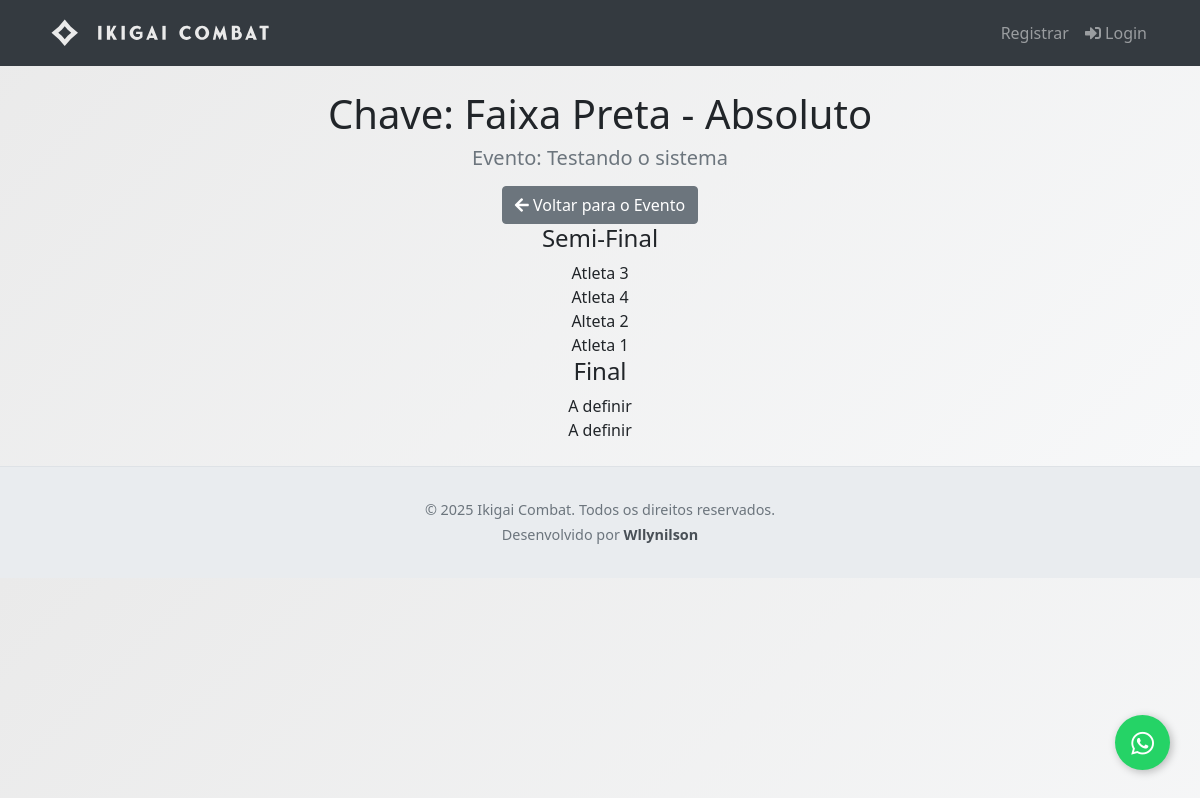
Page /evento/2/categoria/2/chave on the committed database.
### app/models.py (models this page shows, shortened)
class Evento(db.Model):
    __tablename__ = 'eventos'
    id = db.Column(db.Integer, primary_key=True)
    nome_evento = db.Column(db.String(200), nullable=False)
    data_hora_evento = db.Column(db.DateTime, nullable=False)
    palestrante = db.Column(db.String(100))
    imagem_palestrante = db.Column(db.String(300))
    descricao = db.Column(db.Text)
    local_evento = db.Column(db.String(200))
    preco = db.Column(db.Float, default=0.0)
    numero_vagas = db.Column(db.Integer, nullable=False)
    pix_copia_e_cola = db.Column(db.Text)
    categorias = db.relationship('Categoria', backref='evento', lazy='dynamic', cascade="all, delete-orphan")

class Luta(db.Model):
    __tablename__ = 'lutas'
    id = db.Column(db.Integer, primary_key=True)
    round = db.Column(db.Integer, nullable=False)
    ordem_na_chave = db.Column(db.Integer, nullable=False)
    categoria_id = db.Column(db.Integer, db.ForeignKey('categorias.id'), nullable=False)
    competidor1_id = db.Column(db.Integer, db.ForeignKey('participantes.id'), nullable=True)
    competidor2_id = db.Column(db.Integer, db.ForeignKey('participantes.id'), nullable=True)
    vencedor_id = db.Column(db.Integer, db.ForeignKey('participantes.id'), nullable=True)
    competidor1 = db.relationship('Participante', foreign_keys=[competidor1_id])
    competidor2 = db.relationship('Participante', foreign_keys=[competidor2_id])
    vencedor = db.relationship('Participante', foreign_keys=[vencedor_id])

class Participante(db.Model):
    __tablename__ = 'participantes'
    id = db.Column(db.Integer, primary_key=True)
    nome_completo = db.Column(db.String(150), nullable=False)
    data_nascimento = db.Column(db.Date, nullable=True)
    cpf = db.Column(db.String(14), unique=True, nullable=False)
    telefone = db.Column(db.String(20))
    graduacao = db.Column(db.String(50))
    peso = db.Column(db.Float)
    user_id = db.Column(db.Integer, db.ForeignKey('users.id'), nullable=True, unique=True)
    equipe_id = db.Column(db.Integer, db.ForeignKey('equipes.id'), nullable=False)
    inscricoes = db.relationship('Inscricao', backref='participante', lazy='dynamic')

### app/routes.py (the view, shortened to what this page needs)
@public_bp.route('/evento/<int:evento_id>/categoria/<int:categoria_id>/chave')
def visualizar_chave_publica(evento_id, categoria_id):
    categoria = Categoria.query.filter_by(id=categoria_id, evento_id=evento_id).first_or_404()
    lutas = Luta.query.filter_by(categoria_id=categoria_id).order_by(Luta.round, Luta.ordem_na_chave).all()
    if not lutas:
        flash('A chave para esta categoria ainda não está disponível.', 'info')
        return redirect(url_for('public.detalhe_evento', evento_id=evento_id))
    rounds = defaultdict(list)
    for luta in lutas:
        rounds[luta.round].append(luta)
    podio = None
    if rounds:
        max_round = max(rounds.keys())
        lutas_da_ultima_ronda = rounds.get(max_round, [])
        final = next((l for l in lutas_da_ultima_ronda if l.ordem_na_chave == 1), None)
        luta_terceiro = next((l for l in lutas_da_ultima_ronda if l.ordem_na_chave > 1), None)
    return render_template('chave_publica.html',
                           titulo=f"Chave: {categoria.nome}",
                           categoria=categoria,
                           rounds=rounds,
                           podio=podio)  # Passa o dicionário do pódio para o template

### app/templates/chave_publica.html (shortened to what this page needs)
{% extends "base.html" %}
{% block content %}
    <div class="container my-4">
        <div class="text-center mb-4">
            <h1>{{ titulo }}</h1>
            <h5 class="text-muted">Evento: {{ categoria.evento.nome_evento }}</h5>
            <a href="{{ url_for('public.detalhe_evento', evento_id=categoria.evento_id) }}"
               class="btn btn-secondary mt-2">
                <i class="fas fa-arrow-left"></i> Voltar para o Evento
            </a>
            <div class="bracket-container">
                {% for round_num, lutas_no_round in rounds.items()|sort %}
                    <div class="round">
                        <h4 class="round-title">
                            {% if loop.last %}
                                Final
                            {% elif loop.revindex == 2 %}
                                Semi-Final
                            {% elif loop.revindex == 3 %}
                                Quartas de Final
                            {% else %}
                                Round {{ round_num }}
                            {% endif %}
                        </h4>
                        <div class="matches">
                            {% for luta in lutas_no_round %}
                                <div class="match">
                                    <div class="match-content">
                                        <div class="participant {% if luta.vencedor_id == luta.competidor1_id %}winner{% endif %}">
                                            <span>{{ luta.competidor1.nome_completo if luta.competidor1 else 'A definir' }}</span>
                                        </div>
                                        <div class="participant {% if luta.vencedor_id == luta.competidor2_id %}winner{% endif %}">
                                            <span>{{ luta.competidor2.nome_completo if luta.competidor2 else 'A definir' }}</span>
                                        </div>
                                    </div>
                                </div>
                            {% endfor %}
                        </div>
                    </div>
                {% endfor %}
            </div>
        </div>
{% endblock %}

### app/static/css/estilos_publicos.css (style rules this page uses)
:root { --primary-red: rgb(214, 58, 38); --primary-white: rgb(234, 234, 234); --dark-red: rgb(180, 45, 28); --light-red: rgba(214, 58, 38, 0.1); --shadow: 0 4px 20px rgba(0, 0, 0, 0.1); --shadow-hover: 0 8px 30px rgba(0, 0, 0, 0.15); --border-radius: 12px; --transition: all 0.3s ease; }
body { background: linear-gradient(135deg, var(--primary-white) 0%, #f8f9fa 100%); font-family: 'Segoe UI', Tahoma, Geneva, Verdana, sans-serif; }

### rows in the picture
Evento: evento.nome_evento "Testando o sistema"
Luta: competidor1 "Atleta 3", competidor2 "Atleta 4"
Luta: competidor1 "Alteta 2", competidor2 "Atleta 1"
Luta: competidor1 "A definir", competidor2 "A definir"

### other values in the picture
{{ titulo }} "Chave: Faixa Preta - Absoluto"
